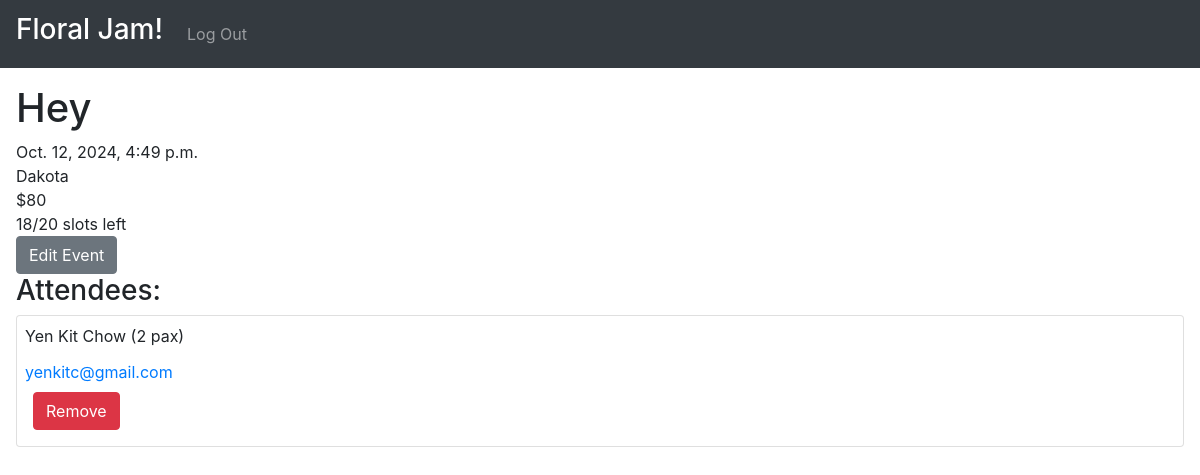
Before: /details/5 (signed in) with the older database file.
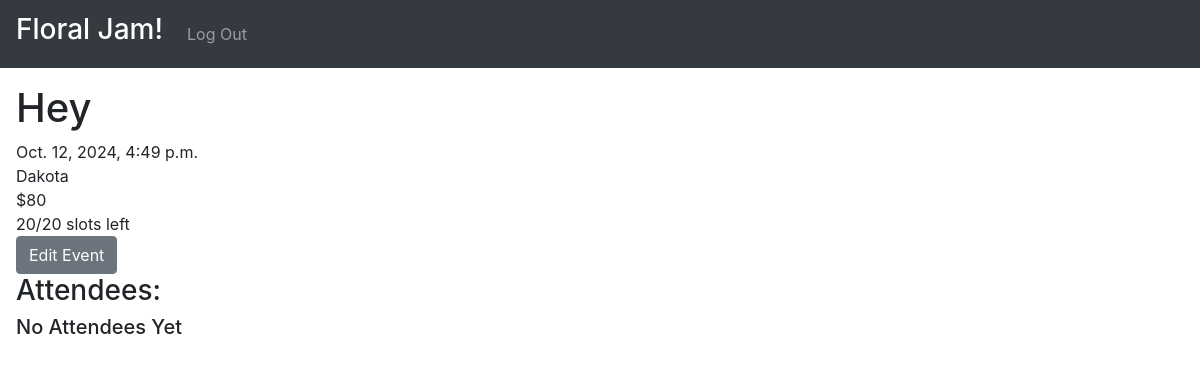
After: the same page with the newer database file.
### floral_jamming/models.py (models this page shows, shortened)
class Event(models.Model):
    title = models.CharField(max_length=100)
    price = models.IntegerField(validators=[MinValueValidator(0)])
    time = models.DateTimeField()
    location = models.CharField(max_length=300)
    description = models.CharField(max_length=3000)
    capacity = models.IntegerField(validators=[MinValueValidator(0)])
    creator = models.ForeignKey(User, on_delete=models.CASCADE, related_name="events")
    def num_attendees(self) -> int:
        return sum([attendee.pax for attendee in self.attendees.filter(is_email_verified=True)])
    def remaining_slots(self) -> int:
        return self.capacity - self.num_attendees()

class Attendee(models.Model):
    user = models.ForeignKey(User, on_delete=models.CASCADE, related_name="attendees", null=True)
    event = models.ForeignKey(Event, on_delete=models.CASCADE, related_name="attendees")
    pax = models.IntegerField(validators=[MinValueValidator(1)])
    is_email_verified = models.BooleanField(default=False)

class User(AbstractUser):
    is_email_verified = models.BooleanField(default=False)

### floral_jamming/views.py (the view, shortened to what this page needs)
# urls.py: path("details/<int:event_id>", views.details, name="details"),
@allow_guest_user
def details(request: HttpRequest, event_id: int) -> HttpResponse:
     event = Event.objects.get(id=event_id)
     attendee = event_service.get_attendee(user=request.user, event=event)
     attendee_form = AttendeeForm()
     msg = ''
     return render(request, 'floral_jamming/details/details.html', {
          'event': event,
          'attendee': attendee,
          'forms': [attendee_form],
          'message': msg
     })

### floral_jamming/services/auth_service/auth_service.py (called while the page is built)
    @staticmethod
    def is_authenticated_user(user: User) -> bool:
        return user.is_authenticated and not is_guest_user(user) and user.is_email_verified

    @staticmethod
    def is_anonymous_user(user: User) -> bool:
        return user.is_anonymous

    @staticmethod
    def is_staff_user(user: User) -> bool:
        return user.is_staff

### floral_jamming/services/event_service/event_service.py (called while the page is built)
    @property
    def __auth_service(self):
        return self._auth_service

    def get_attendee(self, user: User, event: Event) -> Optional[Attendee]:
        auth_service = self.__auth_service
        if auth_service.is_anonymous_user(user):
            return None
        return event.attendees.filter(user=user).first()

### floral_jamming/templates/floral_jamming/details/details.html (shortened to what this page needs)
{% extends 'floral_jamming/layout.html' %}
{% load static %}
{% load templates %}
{% block body %}
    {% include 'floral_jamming/details/event_details.html' %}
    {% if user|is_staff_user and user == event.creator %}
        {% include 'floral_jamming/details/creator_view.html' %}
    {% elif user|is_authenticated_user %}
        {% include 'floral_jamming/details/authenticated_user_view.html' %}
    {% else %}
        {% include 'floral_jamming/details/guest_user_view.html' %}
    {% endif %}
{% endblock %}

### floral_jamming/templates/floral_jamming/layout.html (shortened to what this page needs)
{% load static %}
{% load guest_user %}
{% load templates %}
<!DOCTYPE html>
<html lang="en" data-bs-theme="dark">
  <head>
    <link
      rel="stylesheet"
      href="https://stackpath.bootstrapcdn.com/bootstrap/4.4.1/css/bootstrap.min.css"
    />
    <link href="{% static 'floral_jamming/styles.css' %}" rel="stylesheet" />
  </head>
  <body>
    <nav class="navbar navbar-expand-lg navbar-dark bg-dark">
      <a class="navbar-brand" href="{% url 'floral_jamming:index' %}">
        <h3>Floral Jam!</h3>
      </a>
      <div>
        <ul class="navbar-nav mr-auto">
            {% if user|is_authenticated_user %}
                <li class="nav-item">
                  <a class="nav-link" href="{% url 'floral_jamming:logout' %}">Log Out</a>
                </li>
            {% endif %}
        </ul>
    </div>
    </nav>
    <div class="body m-3">
      {% block body %}
      {% endblock %}
    </div>
  </body>
</html>

### floral_jamming/templates/floral_jamming/details/event_details.html (shortened to what this page needs)
{% load templates %}
<h1>{{ event.title }}</h1>
<div>{{ event.time }}</div>
<div>{{ event.location }}</div>
<div>${{ event.price }}</div>
<div>{{ event.remaining_slots }}/{{ event.capacity }} slots left</div>

### floral_jamming/templates/floral_jamming/details/creator_view.html
{% load templates %}
<a href="{% url 'floral_jamming:create' event.id %}">
    <button class="btn btn-secondary">Edit Event</button>
</a>
<h3>Attendees:</h3>
<div>
    {% for attendee in event.attendees.all %}
        <div class="card p-2">
            <div class="card-title">{{ attendee.user.first_name }} {{ attendee.user.last_name }} ({{ attendee.pax }} pax)</div>
            <a class="card-text" href="mailto: {{ attendee.user.email }}">{{ attendee.user.email }}</a>
            {% url 'floral_jamming:remove_attendee' attendee.id as btn_url %}
            {% include 'floral_jamming/components/button.html' with button_label="Remove" button_colour="danger" %}
        </div>
    {% empty %}
        <h5>No Attendees Yet</h5>
    {% endfor %}
</div>

### floral_jamming/templates/floral_jamming/components/button.html (shortened to what this page needs)
{% load templates %}
<form action="{{ btn_url }}" method="post">
    <button type="submit" class="btn btn-{{ button_colour|default:'success' }} m-2">
        {{ button_label|default:"Submit"}}
    </button>
</form>

Changed rows visible on the page:
removed Attendee: user.first_name "Yen Kit", user.last_name "Chow", pax "2", user.email "yenkitc@gmail.com", button_label "Remove"
computed for Event "Hey": remaining_slots "18" → "20"
Other visible differences:
text now shown: "No Attendees Yet"
